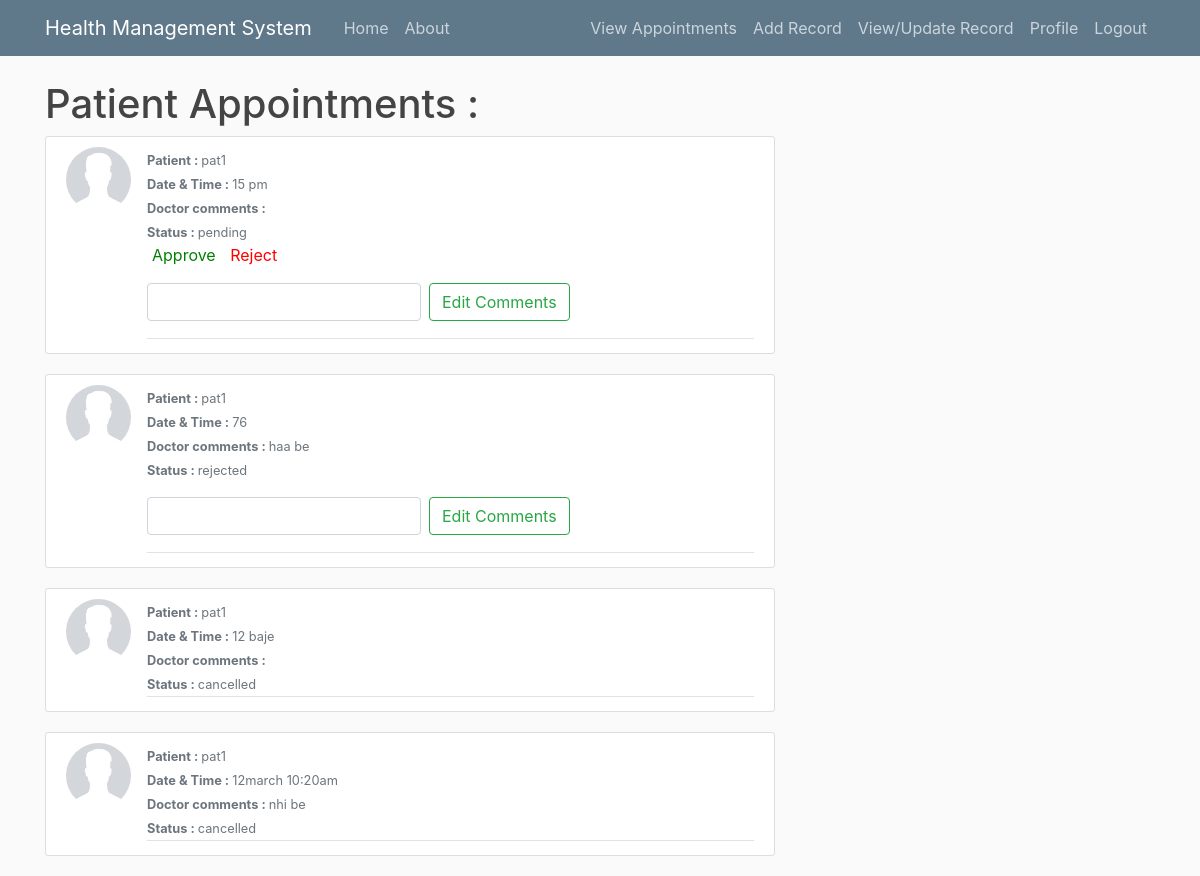
/appointment/view/ (signed in), run on an earlier commit of the app's database.
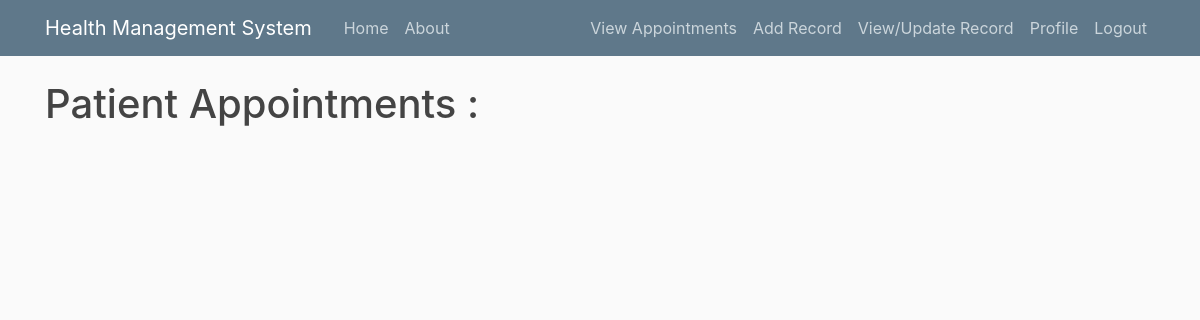
And on a later commit of the database.
### appointment/models.py (models this page shows, shortened)
class appointment(models.Model):
    doc = models.ForeignKey(User,null=True, on_delete=models.CASCADE,related_name="ap1")
    pat = models.ForeignKey(User,null=True, on_delete=models.CASCADE,related_name="ap2")
    date_time = models.CharField(max_length = 100)
    status = models.CharField(max_length = 20 ,default='pending',choices=status_choices)
    doc_cmts = models.CharField(max_length=150,blank=True)

### accounts/models.py (models this page shows, shortened)
class Patient(models.Model):
    name = models.CharField(max_length = 100)
    phone = PhoneField(blank=True, help_text='Contact phone number') #update
    blood_group = models.CharField(max_length = 4 ,blank=True,choices=blood_grp_choices)
    age = models.IntegerField(null=True)
    gender = models.CharField(max_length=1, blank=True,choices=gender_choices)
    address = models.CharField(max_length=150,blank=True) #update
    image = models.ImageField(default = 'def_M.jpg', upload_to = 'profile_pics')
    records = models.ManyToManyField(record)
    user = models.OneToOneField(User,on_delete=models.CASCADE)
    appointments = models.ManyToManyField(appointment,related_name="app_pat")

### appointment/views.py (the view)
# urls.py: path('view/',views.view_appointment,name="view-appointment"),
@login_required(login_url = '/login/')
def view_appointment(request):
    if request.user.profile.type == 'P':
        a1 = request.user.patient.appointments.all()
        a1 = a1[::-1]
        return render(request,'appointment/view_appointments_pat.html',{'a1':a1})
    else:
        a1 = request.user.doctor.appointments.all()
        a1 = a1[::-1]
        return render(request,'appointment/view_appointments_doc.html',{'a1':a1})

### appointment/templates/appointment/view_appointments_doc.html
{%extends "base_layout.html" %}
{%block content%}
    <h1>Patient Appointments :</h1>
    {% for ap in a1 %}
    <article class="media content-section">
    <img class = "rounded-circle article-img"src = "{{ ap.pat.patient.image.url }}">
    <div class="media-body">
      <div class="article-metadata">
        <small class="text-muted"><b>Patient : </b>{{ ap.pat.patient.name }}</br></small>
        <small class="text-muted"><b>Date & Time : </b>{{ ap.date_time }}</br></small>
        <small class="text-muted"><b>Doctor comments : </b>{{ ap.doc_cmts }}</br></small>
        <small class="text-muted"><b>Status : </b>{{ ap.status }}</br></small>
        {% if ap.status == 'pending' %}
            <a href="{% url 'appointment:approve-appointment' ap.id %}" class="approve-button">Approve</a>
            <a href="{% url 'appointment:reject-appointment' ap.id %}" class="cancel-button">Reject</a>
        {% endif %}
        {% if ap.status != 'cancelled' %}
        <form class="form-inline my-2 my-lg-3" action="{% url 'appointment:edit-cmts' ap.id%}">
            <input class="form-control mr-sm-2" type="comments" placeholder="" aria-label="comments" name="comments">
            <button class="btn btn-outline-success my-2 my-sm-0" type="submit">Edit Comments</button>
        </form>
        {% endif %}
      </div>
    </div>
    </article>
  {% endfor %}
{%endblock content%}

What changed in the data, as far as the page shows it:
removed appointment: pat.patient.image (picture), pat.patient.name "pat1", date_time "15 pm", status "pending", shows "Approve"
removed appointment: pat.patient.image (picture), pat.patient.name "pat1", date_time "76", doc_cmts "haa be", status "rejected"
removed appointment: pat.patient.image (picture), pat.patient.name "pat1", date_time "12 baje", status "cancelled"
removed appointment: pat.patient.image (picture), pat.patient.name "pat1", date_time "12march 10:20am", doc_cmts "nhi be", status "cancelled"
